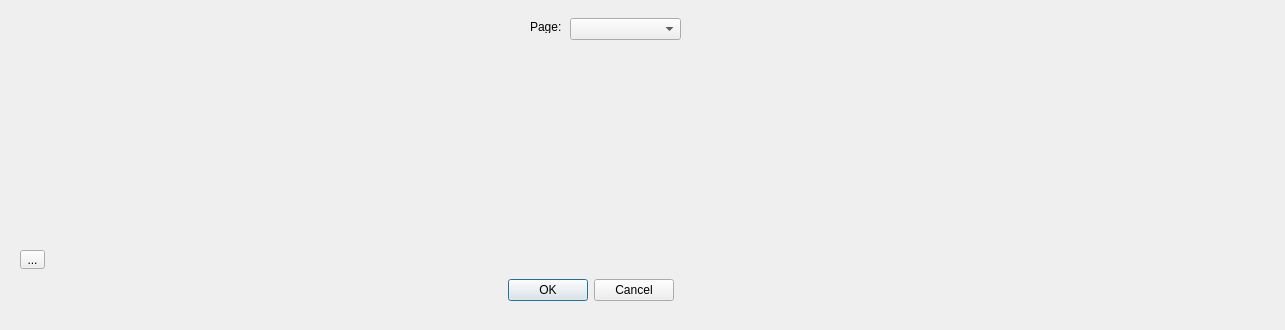
<?xml version="1.0" encoding="UTF-8"?>
<ui version="4.0">
 <class>StageSeleDialog</class>
 <widget class="QDialog" name="StageSeleDialog">
  <property name="geometry">
   <rect>
    <x>0</x>
    <y>0</y>
    <width>1285</width>
    <height>330</height>
   </rect>
  </property>
  <property name="windowTitle">
   <string>Edit slots</string>
  </property>
  <widget class="QDialogButtonBox" name="buttonBox">
   <property name="geometry">
    <rect>
     <x>10</x>
     <y>274</y>
     <width>1161</width>
     <height>32</height>
    </rect>
   </property>
   <property name="orientation">
    <enum>Qt::Horizontal</enum>
   </property>
   <property name="standardButtons">
    <set>QDialogButtonBox::Cancel|QDialogButtonBox::Ok</set>
   </property>
   <property name="centerButtons">
    <bool>true</bool>
   </property>
  </widget>
  <widget class="QLabel" name="label">
   <property name="geometry">
    <rect>
     <x>530</x>
     <y>20</y>
     <width>47</width>
     <height>13</height>
    </rect>
   </property>
   <property name="text">
    <string>Page:</string>
   </property>
  </widget>
  <widget class="QComboBox" name="pageComboBox">
   <property name="geometry">
    <rect>
     <x>570</x>
     <y>18</y>
     <width>111</width>
     <height>22</height>
    </rect>
   </property>
  </widget>
  <widget class="QToolButton" name="addButton">
   <property name="geometry">
    <rect>
     <x>20</x>
     <y>250</y>
     <width>25</width>
     <height>19</height>
    </rect>
   </property>
   <property name="text">
    <string>...</string>
   </property>
   <property name="icon">
    <iconset resource="../xv2ins/resources.qrc">
     <normaloff>:/add.png</normaloff>:/add.png</iconset>
   </property>
  </widget>
 </widget>
 <resources>
  <include location="../xv2ins/resources.qrc"/>
 </resources>
 <connections>
  <connection>
   <sender>buttonBox</sender>
   <signal>accepted()</signal>
   <receiver>StageSeleDialog</receiver>
   <slot>accept()</slot>
   <hints>
    <hint type="sourcelabel">
     <x>248</x>
     <y>254</y>
    </hint>
    <hint type="destinationlabel">
     <x>157</x>
     <y>274</y>
    </hint>
   </hints>
  </connection>
  <connection>
   <sender>buttonBox</sender>
   <signal>rejected()</signal>
   <receiver>StageSeleDialog</receiver>
   <slot>reject()</slot>
   <hints>
    <hint type="sourcelabel">
     <x>316</x>
     <y>260</y>
    </hint>
    <hint type="destinationlabel">
     <x>286</x>
     <y>274</y>
    </hint>
   </hints>
  </connection>
 </connections>
</ui>
